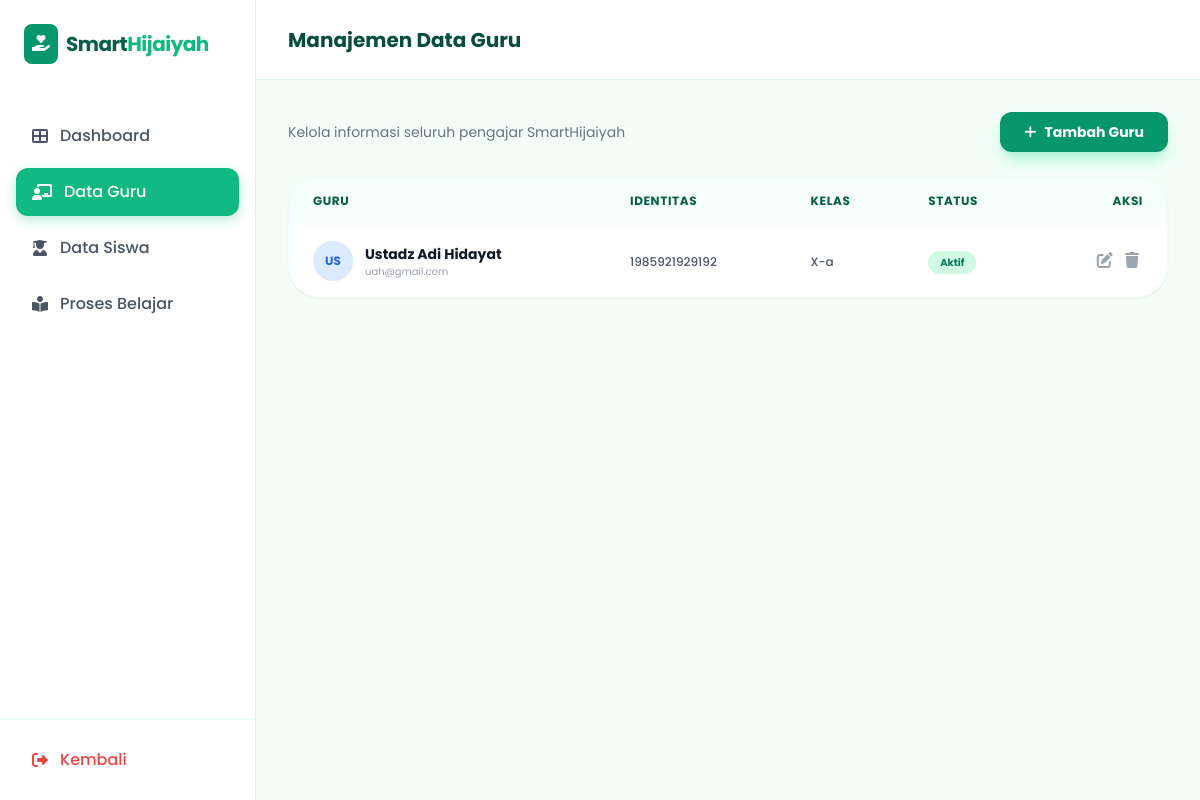
Screenshot of /data-guru with the database file from the repository.
### tables this page shows
CREATE TABLE guru (
            id INTEGER PRIMARY KEY AUTOINCREMENT,
            nama TEXT NOT NULL,
            nip TEXT NOT NULL,
            email TEXT NOT NULL,
            kelas TEXT NOT NULL,
            status TEXT NOT NULL
        );

### app.py (the view)
@app.route('/data-guru')
def data_guru():
    conn = get_db_connection()
    gurus = conn.execute('SELECT * FROM guru').fetchall()
    conn.close()
    return render_template('dashboard/data-guru.html', gurus=gurus)

### app.py (called while the page is built)
def get_db_connection():
    conn = sqlite3.connect(DATABASE)
    conn.row_factory = sqlite3.Row
    return conn

### templates/dashboard/data-guru.html (shortened to what this page needs)
<!doctype html>
<html lang="id">
  <head>
    <script src="https://cdn.tailwindcss.com"></script>
    <link
      rel="stylesheet"
      href="https://cdnjs.cloudflare.com/ajax/libs/font-awesome/6.0.0/css/all.min.css"
    />
  </head>
  <body class="bg-emerald-50/50 text-gray-800 overflow-hidden">
    <div class="flex h-screen">
      <aside
        class="w-64 bg-white border-r border-emerald-100 flex flex-col hidden md:flex"
      >
        <div class="p-6">
          <div class="flex items-center space-x-2">
            <div class="bg-emerald-600 p-2 rounded-lg text-white">
              <i class="fas fa-hand-holding-heart"></i>
            </div>
            <span class="text-xl font-bold text-emerald-800 tracking-tight"
              >Smart<span class="text-emerald-500">Hijaiyah</span></span
            >
          </div>
        </div>
        <nav class="mt-6 px-4 flex-grow space-y-2">
          <a
            href="/dashboard"
            class="w-full flex items-center space-x-3 px-4 py-3 rounded-xl transition duration-200 text-gray-600 hover:bg-emerald-50"
          >
            <i class="fas fa-th-large"></i>
            <span class="font-medium">Dashboard</span>
          </a>
          <a
            href="/data-guru"
            class="w-full flex items-center space-x-3 px-4 py-3 rounded-xl transition duration-200 active-link"
          >
            <i class="fas fa-chalkboard-teacher"></i>
            <span class="font-medium">Data Guru</span>
          </a>
          <a
            href="/data-siswa"
            class="w-full flex items-center space-x-3 px-4 py-3 rounded-xl transition duration-200 text-gray-600 hover:bg-emerald-50"
          >
            <i class="fas fa-user-graduate"></i>
            <span class="font-medium">Data Siswa</span>
          </a>
          <a
            href="/proses-belajar"
            class="w-full flex items-center space-x-3 px-4 py-3 rounded-xl transition duration-200 text-gray-600 hover:bg-emerald-50"
          >
            <i class="fas fa-book-reader"></i>
            <span class="font-medium">Proses Belajar</span>
          </a>
        </nav>
        <div class="p-4 border-t border-emerald-50">
          <a
            href="/"
            class="w-full flex items-center space-x-3 px-4 py-3 rounded-xl text-red-500 hover:bg-red-50 transition"
          >
            <i class="fas fa-sign-out-alt"></i>
            <span class="font-medium">Kembali</span>
          </a>
        </div>
      </aside>
      <main class="flex-grow flex flex-col h-full overflow-hidden">
        <header
          class="h-20 bg-white border-b border-emerald-100 flex items-center justify-between px-8 shrink-0"
        >
          <h2 class="text-xl font-bold text-emerald-900">
            Manajemen Data Guru
          </h2>
        </header>
        <div class="p-8 overflow-y-auto custom-scrollbar flex-grow">
          <div class="space-y-6">
            <div class="flex justify-between items-center">
              <div>
                <p class="text-gray-500 text-sm">
                  Kelola informasi seluruh pengajar SmartHijaiyah
                </p>
              </div>
              <button
                onclick="toggleModal('modal-tambah-guru')"
                class="bg-emerald-600 hover:bg-emerald-700 text-white px-6 py-2.5 rounded-xl font-bold text-sm shadow-lg shadow-emerald-200 transition flex items-center"
              >
                <i class="fas fa-plus mr-2"></i> Tambah Guru
              </button>
            </div>
            <div
              class="bg-white rounded-[2rem] border border-emerald-50 shadow-sm overflow-hidden"
            >
              <table class="w-full text-left">
                <thead class="bg-emerald-50/50">
                  <tr>
                    <th
                      class="px-6 py-4 text-xs font-bold text-emerald-800 uppercase tracking-wider"
                    >
                      Guru
                    </th>
                    <th
                      class="px-6 py-4 text-xs font-bold text-emerald-800 uppercase tracking-wider"
                    >
                      Identitas
                    </th>
                    <th
                      class="px-6 py-4 text-xs font-bold text-emerald-800 uppercase tracking-wider"
                    >
                      Kelas
                    </th>
                    <th
                      class="px-6 py-4 text-xs font-bold text-emerald-800 uppercase tracking-wider"
                    >
                      Status
                    </th>
                    <th
                      class="px-6 py-4 text-xs font-bold text-emerald-800 uppercase tracking-wider text-right"
                    >
                      Aksi
                    </th>
                  </tr>
                </thead>
                <tbody class="divide-y divide-emerald-50">
                  {% for guru in gurus %}
                  <tr class="hover:bg-emerald-50/30 transition">
                    <td class="px-6 py-4 flex items-center space-x-3">
                      <div
                        class="w-10 h-10 rounded-full bg-blue-100 flex items-center justify-center text-blue-600 font-bold text-xs"
                      >
                        {{ guru.nama[:2] | upper }}
                      </div>
                      <div>
                        <p class="text-sm font-bold text-gray-900">
                          {{ guru.nama }}
                        </p>
                        <p class="text-[10px] text-gray-400">
                          {{ guru.email }}
                        </p>
                      </div>
                    </td>
                    <td class="px-6 py-4">
                      <span class="text-xs font-medium text-gray-600">
                        {{ guru.nip }}
                      </span>
                    </td>
                    <td class="px-6 py-4">
                      <span class="text-xs font-medium text-gray-600">
                      {{ guru.kelas }}
                      </span>
                    </td>
                    <td class="px-6 py-4">
                      <span
                        class="{% if guru.status == 'aktif' %} bg-emerald-100 text-emerald-700 {% elif guru.status == 'nonaktif' %} bg-red-100 text-red-700 {% else %} bg-gray-100 text-gray-700 {% endif %} px-3 py-1 rounded-full text-[10px] font-bold"
                      >
                        {% if guru.status == 'aktif' %} Aktif {% elif
                        guru.status == 'nonaktif' %} Non-aktif {% else %} {{
                        guru.status }} {% endif %}
                      </span>
                    </td>
                    <td class="px-6 py-4 text-right">
                      <button
                        onclick="openEditModal(
      '{{ guru.id }}',
      '{{ guru.nama }}',
      '{{ guru.nip }}',
      '{{ guru.email }}',
      '{{ guru.kelas }}',
      '{{ guru.status }}'
    )"
                        class="text-gray-400 hover:text-emerald-600 mx-1"
                      >
                        <i class="fas fa-edit"></i>
                      </button>
                      <a
                        href="/hapus-guru/{{ guru.id }}"
                        onclick="return confirm('Yakin ingin menghapus?');"
                        class="text-gray-400 hover:text-red-500 mx-1"
                      >
                        <i class="fas fa-trash"></i>
                      </a>
                    </td>
                  </tr>
                  {% endfor %}
                </tbody>
              </table>
            </div>
          </div>
        </div>
      </main>
    </div>
  </body>
</html>

### templates/dashboard/data-guru.html (style rules this page uses)
body { font-family: "Poppins", sans-serif; }
.active-link { background-color: #10b981; color: white; box-shadow: 0 4px 12px rgba(16, 185, 129, 0.3); }

### rows the page displays
guru: nama "US", nama "Ustadz Adi Hidayat", email "uah@gmail.com", nip "1985921929192", kelas "X-a", status "Aktif"
